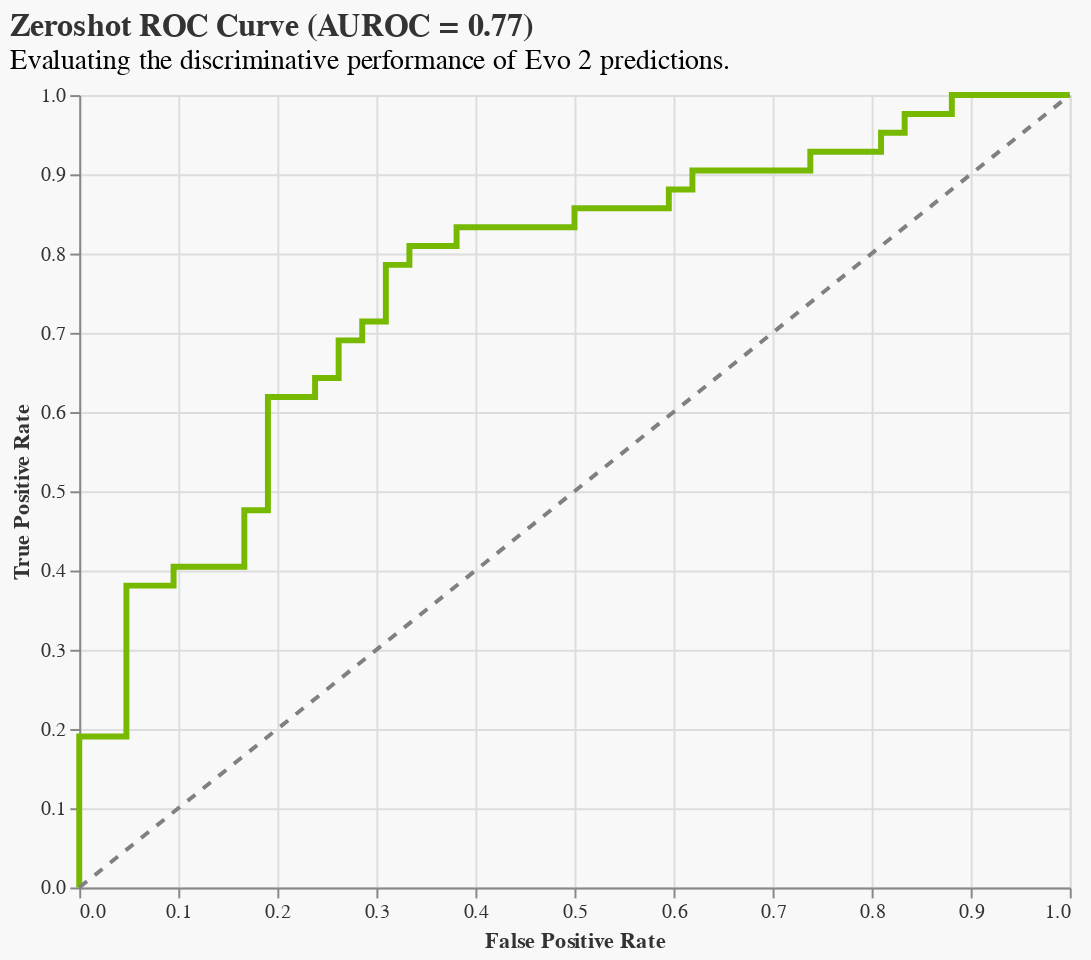

Source (notebook cell):
### Code cell
roc_chart = plot_roc_curve(brca1_df)
roc_chart.show()

### Figure 1 — Vega-Lite specification as saved in the notebook (floating-point values rounded to 4 significant figures)
{"config": {"view": {"continuousWidth": 300, "continuousHeight": 300}, "axis": {"grid": true, "gridColor": "#DDDDDD"}}, "layer": [{"data": {"name": "data-8dc31ef7a9fd9f1b55e9f8eb08d43cdc"}, "mark": {"type": "line", "color": "#76B900", "strokeWidth": 3}, "encoding": {"tooltip": [{"field": "False Positive Rate", "type": "quantitative"}, {"field": "True Positive Rate", "type": "quantitative"}], "x": {"axis": {"gridColor": "#DDDDDD", "labelColor": "#333333", "titleColor": "#333333"}, "field": "False Positive Rate", "scale": {"domain": [0, 1]}, "title": "False Positive Rate", "type": "quantitative"}, "y": {"axis": {"gridColor": "#DDDDDD", "labelColor": "#333333", "titleColor": "#333333"}, "field": "True Positive Rate", "scale": {"domain": [0, 1]}, "title": "True Positive Rate", "type": "quantitative"}}}, {"data": {"name": "data-42f50405073b2dbe8396db6b7dd2f6be"}, "mark": {"type": "line", "color": "gray", "strokeDash": [5, 5]}, "encoding": {"x": {"field": "x", "type": "quantitative"}, "y": {"field": "y", "type": "quantitative"}}}], "background": "#F8F8F8", "height": 400, "title": {"text": "Zeroshot ROC Curve (AUROC = 0.77)", "anchor": "start", "color": "#333333", "fontSize": 16, "subtitle": "Evaluating the discriminative performance of Evo 2 predictions.", "subtitleFontSize": 14}, "width": 500, "$schema": "https://vega.github.io/schema/vega-lite/v5.20.1.json", "datasets": {"data-8dc31ef7a9fd9f1b55e9f8eb08d43cdc": [{"False Positive Rate": 0.0, "True Positive Rate": 0.0}, {"False Positive Rate": 0.0, "True Positive Rate": 0.02381}, {"False Positive Rate": 0.0, "True Positive Rate": 0.1905}, {"False Positive Rate": 0.04762, "True Positive Rate": 0.1905}, {"False Positive Rate": 0.04762, "True Positive Rate": 0.381}, {"False Positive Rate": 0.09524, "True Positive Rate": 0.381}, {"False Positive Rate": 0.09524, "True Positive Rate": 0.4048}, {"False Positive Rate": 0.1667, "True Positive Rate": 0.4048}, {"False Positive Rate": 0.1667, "True Positive Rate": 0.4762}, {"False Positive Rate": 0.1905, "True Positive Rate": 0.4762}, {"False Positive Rate": 0.1905, "True Positive Rate": 0.619}, {"False Positive Rate": 0.2381, "True Positive Rate": 0.619}, {"False Positive Rate": 0.2381, "True Positive Rate": 0.6429}, {"False Positive Rate": 0.2619, "True Positive Rate": 0.6429}, {"False Positive Rate": 0.2619, "True Positive Rate": 0.6905}, {"False Positive Rate": 0.2857, "True Positive Rate": 0.6905}, {"False Positive Rate": 0.2857, "True Positive Rate": 0.7143}, {"False Positive Rate": 0.3095, "True Positive Rate": 0.7143}, {"False Positive Rate": 0.3095, "True Positive Rate": 0.7857}, {"False Positive Rate": 0.3333, "True Positive Rate": 0.7857}, {"False Positive Rate": 0.3333, "True Positive Rate": 0.8095}, {"False Positive Rate": 0.381, "True Positive Rate": 0.8095}, {"False Positive Rate": 0.381, "True Positive Rate": 0.8333}, {"False Positive Rate": 0.5, "True Positive Rate": 0.8333}, {"False Positive Rate": 0.5, "True Positive Rate": 0.8571}, {"False Positive Rate": 0.5952, "True Positive Rate": 0.8571}, {"False Positive Rate": 0.5952, "True Positive Rate": 0.881}, {"False Positive Rate": 0.619, "True Positive Rate": 0.881}, {"False Positive Rate": 0.619, "True Positive Rate": 0.9048}, {"False Positive Rate": 0.7381, "True Positive Rate": 0.9048}, {"False Positive Rate": 0.7381, "True Positive Rate": 0.9286}, {"False Positive Rate": 0.8095, "True Positive Rate": 0.9286}, {"False Positive Rate": 0.8095, "True Positive Rate": 0.9524}, {"False Positive Rate": 0.8333, "True Positive Rate": 0.9524}, {"False Positive Rate": 0.8333, "True Positive Rate": 0.9762}, {"False Positive Rate": 0.881, "True Positive Rate": 0.9762}, {"False Positive Rate": 0.881, "True Positive Rate": 1.0}, {"False Positive Rate": 1.0, "True Positive Rate": 1.0}], "data-42f50405073b2dbe8396db6b7dd2f6be": [{"x": 0, "y": 0}, {"x": 1, "y": 1}]}}
